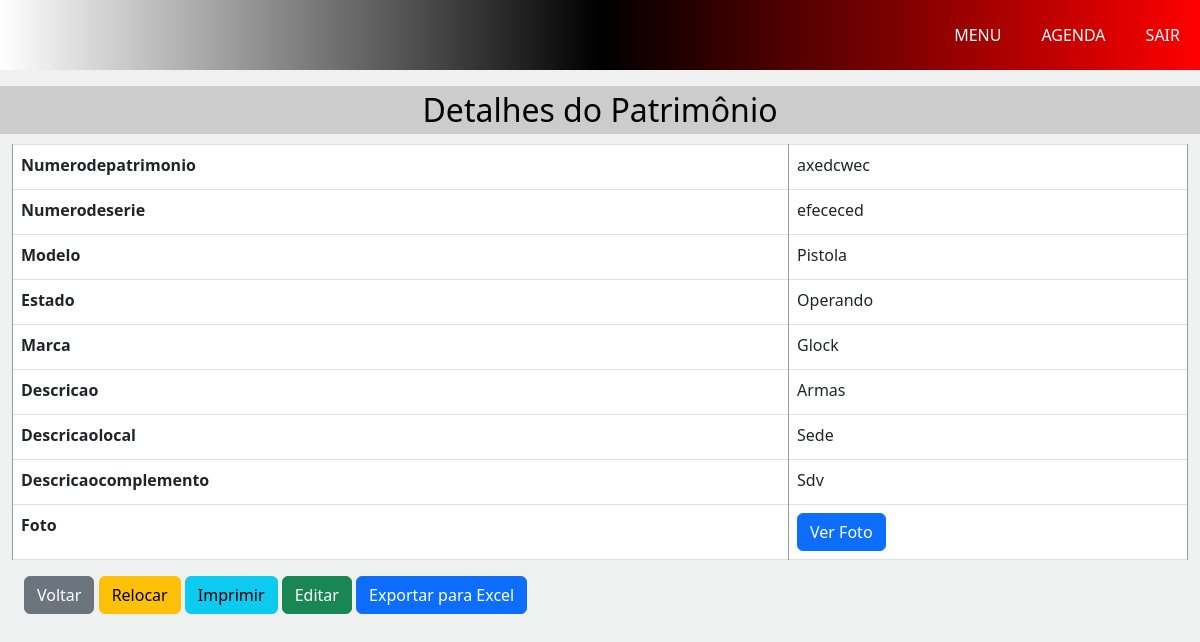
Screenshot of /p4/visualizar_item.php?patrimonio=axedcwec&tabela=p4_armas with the database file from the repository.
### tables this page shows
CREATE TABLE `p4_inventario` (
  `id` int(11) NOT NULL,
  `numerodepatrimonio` varchar(11) DEFAULT NULL,
  `idLocComp` int(11) DEFAULT NULL,
  `idStatus` int(11) NOT NULL,
  `idTipo_tabela` int(11) NOT NULL
);

CREATE TABLE `p4_armas` (
  `idArmas` int(11) NOT NULL,
  `idModelo` int(11) NOT NULL,
  `numerodeserie` varchar(30) NOT NULL,
  `numerodepatrimonio` varchar(11) DEFAULT NULL,
  `foto` varchar(255) DEFAULT NULL
);

CREATE TABLE `p4_modelos` (
  `idModelo` int(11) NOT NULL,
  `modelo` varchar(50) NOT NULL,
  `idMarca` int(11) DEFAULT NULL,
  `idTipo` int(11) DEFAULT NULL,
  `categoria` int(11) NOT NULL
);

CREATE TABLE `p4_status` (
  `idStatus` int(2) NOT NULL,
  `estado` varchar(10) NOT NULL
);

CREATE TABLE `p4_marcas` (
  `idMarca` int(11) NOT NULL,
  `marca` varchar(50) NOT NULL
);

CREATE TABLE `p4_tipos` (
  `id` int(11) NOT NULL,
  `descricao` varchar(25) NOT NULL
);

CREATE TABLE `p4_local` (
  `idLocal` int(2) NOT NULL,
  `descricaolocal` varchar(30) NOT NULL
);

CREATE TABLE `p4_complemento` (
  `idComplemento` int(2) NOT NULL,
  `descricaocomplemento` varchar(50) NOT NULL
);

### p4/visualizar_item.php (the view, shortened to what this page needs)
<?php
require_once("../conexao/conexao.php");
try {
    $idpatrimonio = $_GET['patrimonio'];
    $tabela = $_GET['tabela'];
$comandoSQL = 'SELECT ' . $tabelas[$tabela]['fields'] . '
               FROM p4_inventario AS inv
               ' . $tabelas[$tabela]['joins'] . '
               WHERE ' . $tabelas[$tabela]['where'];
$stmt = $conexao->prepare($comandoSQL);
$stmt->bindValue(':idpatrimonio', $idpatrimonio, PDO::PARAM_STR);
$stmt->execute();
$resultado = $stmt->fetch(PDO::FETCH_ASSOC);
} catch (PDOException $erro) {
    echo "<tr><td colspan='5' align='center'>Erro ao realizar a busca: " . $erro->getMessage() . "</td></tr>";
}
?>
<!DOCTYPE html>
<html lang="pt-br">
<head>
    <link href="https://cdn.jsdelivr.net/npm/bootstrap@5.3.0/dist/css/bootstrap.min.css" rel="stylesheet">
    <link rel="stylesheet" href="../css/estilo.css">
    <link rel="stylesheet" href="../css/inicial.css">
    <?php require_once("./menu.php"); ?>
</head>
<body>
    <div class="container mt-5">
        <h2 class="titulo">Detalhes do Patrimônio</h2>
        <div class="printable">
            <table class="table table-bordered" style="width: 98%;">
                <tbody>
                    <?php
                    foreach ($resultado as $campo => $valor) {
                        if (stripos($campo, 'id') === 0 || strtolower($campo) === "categoria") {
                            continue;
                        }
                        if ($campo === 'foto') continue;
                        echo "<tr><th>" . ucfirst($campo) . "</th><td>" . htmlspecialchars($valor) . "</td></tr>";
                    }
                    if (isset($resultado['foto'])) {
                        echo "<tr class='foto-campo'><th>Foto</th><td><button class='btn btn-primary' data-bs-toggle='modal' data-bs-target='#fotoModal'>Ver Foto</button></td></tr>";
                    }
                    ?>
                </tbody>
            </table>
        </div>
        <div class="text-begin" style="margin-left:2%;">
            <button onclick="history.back();" class="btn btn-secondary">Voltar</button>
            <a href="relocar.php" class="btn btn-warning">Relocar</a>
            <button onclick="imprimirComFoto();" class="btn btn-info">Imprimir</button>
            <a href="editar.php" class="btn btn-success">Editar</a>
            <a href="exce.php" class="btn btn-primary">Exportar para Excel</a>
        </div>
    </div>
</body>
</html>

### css/estilo.css (style rules this page uses)
* { margin: 0; padding: 0; box-sizing: border-box; }
body, html { font-family: 'Segoe UI', Tahoma, Geneva, Verdana, sans-serif; background-color: #f3f3f3; }
html, body { overflow-x: hidden; }
.titulo { font-weight: lighter; color: rgb(0, 0, 0); display: flex; justify-content: center; background-color: #ccc; padding: 5px; }
.container { display: flex; width: 100%; height: 100%; margin: 10px; margin-left: 170px; }
table { border: 1px solid #999; width: 95%; border-collapse: collapse; margin-top: 10px; margin-left: 2%; }
th, td { border: 1px solid #999; padding: 3px; }
th { height: 45px; background-color: #555; color: white; }

### css/inicial.css (style rules this page uses)
body { background-color: #29292a; overflow-y: hidden; }

### p4/visualizar_item.php (style rules this page uses)
html,body { width: 100%; background-color: rgb(238, 241, 239); }
table { margin-left: 1%; }
.container { display: contents; width: 100%; height: auto; margin: 0; margin-left: 0; padding: 0; }

### rows the page displays
p4_inventario: p4_armas.numerodepatrimonio "axedcwec", p4_armas.numerodeserie "efececed", p4_modelos.modelo "Pistola", idStatus.estado "Operando", p4_marcas.marca "Glock", p4_tipos.descricao "Armas", p4_local.descricaolocal "Sede", p4_complemento.descricaocomplemento "Sdv"

### other values shown
$campo "Numerodepatrimonio"
$campo "Numerodeserie"
$campo "Modelo"
$campo "Estado"
$campo "Marca"
$campo "Descricao"
$campo "Descricaolocal"
$campo "Descricaocomplemento"
